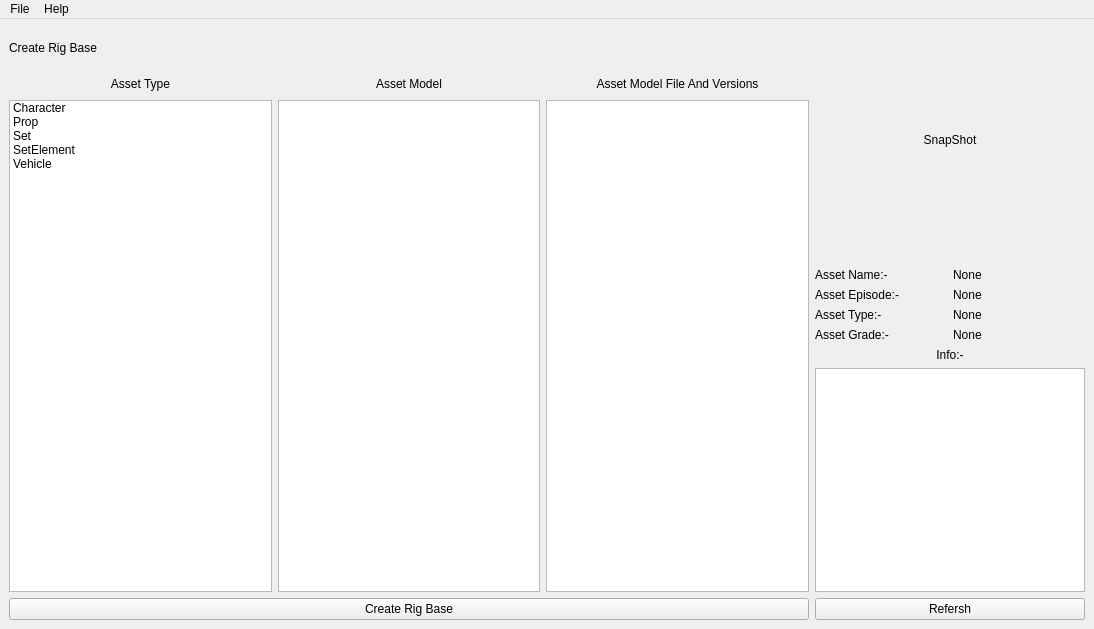
<?xml version="1.0" encoding="UTF-8"?>
<ui version="4.0">
 <class>bscr_createRig_MW</class>
 <widget class="QMainWindow" name="bscr_createRig_MW">
  <property name="geometry">
   <rect>
    <x>0</x>
    <y>0</y>
    <width>1094</width>
    <height>629</height>
   </rect>
  </property>
  <property name="windowTitle">
   <string>Create Rig Base</string>
  </property>
  <widget class="QWidget" name="centralwidget">
   <layout class="QGridLayout" name="gridLayout_3">
    <item row="0" column="0">
     <layout class="QVBoxLayout" name="verticalLayout_3">
      <item>
       <widget class="QLabel" name="bscr_icon_lbl">
        <property name="sizePolicy">
         <sizepolicy hsizetype="Fixed" vsizetype="Fixed">
          <horstretch>0</horstretch>
          <verstretch>0</verstretch>
         </sizepolicy>
        </property>
        <property name="minimumSize">
         <size>
          <width>800</width>
          <height>40</height>
         </size>
        </property>
        <property name="text">
         <string>Create Rig Base</string>
        </property>
       </widget>
      </item>
      <item>
       <layout class="QVBoxLayout" name="verticalLayout_2">
        <item>
         <layout class="QGridLayout" name="gridLayout_2">
          <item row="0" column="1">
           <widget class="QLabel" name="label_6">
            <property name="minimumSize">
             <size>
              <width>0</width>
              <height>20</height>
             </size>
            </property>
            <property name="text">
             <string>Asset Model</string>
            </property>
            <property name="alignment">
             <set>Qt::AlignCenter</set>
            </property>
           </widget>
          </item>
          <item row="1" column="1">
           <widget class="QListWidget" name="bscr_assetNames_lw"/>
          </item>
          <item row="0" column="0">
           <widget class="QLabel" name="label">
            <property name="sizePolicy">
             <sizepolicy hsizetype="Preferred" vsizetype="Minimum">
              <horstretch>0</horstretch>
              <verstretch>0</verstretch>
             </sizepolicy>
            </property>
            <property name="minimumSize">
             <size>
              <width>0</width>
              <height>20</height>
             </size>
            </property>
            <property name="text">
             <string>Asset Type</string>
            </property>
            <property name="alignment">
             <set>Qt::AlignCenter</set>
            </property>
           </widget>
          </item>
          <item row="1" column="0">
           <widget class="QListWidget" name="bscr_assetTypes_lw">
            <item>
             <property name="text">
              <string>Character</string>
             </property>
            </item>
            <item>
             <property name="text">
              <string>Prop</string>
             </property>
            </item>
            <item>
             <property name="text">
              <string>Set</string>
             </property>
            </item>
            <item>
             <property name="text">
              <string>SetElement</string>
             </property>
            </item>
            <item>
             <property name="text">
              <string>Vehicle</string>
             </property>
            </item>
           </widget>
          </item>
          <item row="1" column="2">
           <widget class="QListWidget" name="bscr_assetFilesAndVer_lw"/>
          </item>
          <item row="0" column="2">
           <widget class="QLabel" name="label_7">
            <property name="text">
             <string>Asset Model File And Versions</string>
            </property>
            <property name="alignment">
             <set>Qt::AlignCenter</set>
            </property>
           </widget>
          </item>
         </layout>
        </item>
        <item>
         <widget class="QPushButton" name="bscr_createBase_pb">
          <property name="text">
           <string>Create Rig Base</string>
          </property>
         </widget>
        </item>
       </layout>
      </item>
     </layout>
    </item>
    <item row="0" column="1">
     <layout class="QVBoxLayout" name="verticalLayout">
      <item>
       <widget class="QLabel" name="bscr_snapshot_lbl">
        <property name="sizePolicy">
         <sizepolicy hsizetype="Preferred" vsizetype="MinimumExpanding">
          <horstretch>0</horstretch>
          <verstretch>0</verstretch>
         </sizepolicy>
        </property>
        <property name="minimumSize">
         <size>
          <width>0</width>
          <height>106</height>
         </size>
        </property>
        <property name="text">
         <string>SnapShot</string>
        </property>
        <property name="alignment">
         <set>Qt::AlignCenter</set>
        </property>
       </widget>
      </item>
      <item>
       <spacer name="verticalSpacer">
        <property name="orientation">
         <enum>Qt::Vertical</enum>
        </property>
        <property name="sizeType">
         <enum>QSizePolicy::Minimum</enum>
        </property>
        <property name="sizeHint" stdset="0">
         <size>
          <width>20</width>
          <height>10</height>
         </size>
        </property>
       </spacer>
      </item>
      <item>
       <layout class="QGridLayout" name="gridLayout">
        <item row="0" column="1">
         <widget class="QLabel" name="bscr_assetName_lbl">
          <property name="text">
           <string>None</string>
          </property>
         </widget>
        </item>
        <item row="0" column="0">
         <widget class="QLabel" name="label_2">
          <property name="text">
           <string>Asset Name:-</string>
          </property>
         </widget>
        </item>
        <item row="2" column="0">
         <widget class="QLabel" name="label_4">
          <property name="text">
           <string>Asset Type:-</string>
          </property>
         </widget>
        </item>
        <item row="2" column="1">
         <widget class="QLabel" name="bscr_assetType_lbl">
          <property name="text">
           <string>None</string>
          </property>
         </widget>
        </item>
        <item row="1" column="1">
         <widget class="QLabel" name="bscr_assetShort_lbl">
          <property name="text">
           <string>None</string>
          </property>
         </widget>
        </item>
        <item row="1" column="0">
         <widget class="QLabel" name="label_3">
          <property name="text">
           <string>Asset Episode:-</string>
          </property>
         </widget>
        </item>
        <item row="3" column="0">
         <widget class="QLabel" name="label_8">
          <property name="text">
           <string>Asset Grade:-</string>
          </property>
         </widget>
        </item>
        <item row="3" column="1">
         <widget class="QLabel" name="bscr_assetGrade_lbl">
          <property name="text">
           <string>None</string>
          </property>
         </widget>
        </item>
       </layout>
      </item>
      <item>
       <widget class="QLabel" name="label_5">
        <property name="text">
         <string>Info:-</string>
        </property>
        <property name="alignment">
         <set>Qt::AlignCenter</set>
        </property>
       </widget>
      </item>
      <item>
       <widget class="QListWidget" name="bscr_versionInfo_lw"/>
      </item>
      <item>
       <widget class="QPushButton" name="bscr_refresh_pb">
        <property name="text">
         <string>Refersh</string>
        </property>
       </widget>
      </item>
     </layout>
    </item>
   </layout>
  </widget>
  <widget class="QMenuBar" name="menubar">
   <property name="geometry">
    <rect>
     <x>0</x>
     <y>0</y>
     <width>1094</width>
     <height>21</height>
    </rect>
   </property>
   <widget class="QMenu" name="menuFile">
    <property name="title">
     <string>File</string>
    </property>
    <addaction name="actionExit"/>
   </widget>
   <widget class="QMenu" name="menuHelp">
    <property name="title">
     <string>Help</string>
    </property>
    <addaction name="actionAbout"/>
   </widget>
   <addaction name="menuFile"/>
   <addaction name="menuHelp"/>
  </widget>
  <action name="actionExit">
   <property name="text">
    <string>Exit</string>
   </property>
  </action>
  <action name="actionAbout">
   <property name="text">
    <string>About</string>
   </property>
  </action>
 </widget>
 <resources/>
 <connections>
  <connection>
   <sender>actionExit</sender>
   <signal>triggered()</signal>
   <receiver>bscr_createRig_MW</receiver>
   <slot>close()</slot>
   <hints>
    <hint type="sourcelabel">
     <x>-1</x>
     <y>-1</y>
    </hint>
    <hint type="destinationlabel">
     <x>408</x>
     <y>261</y>
    </hint>
   </hints>
  </connection>
 </connections>
</ui>
